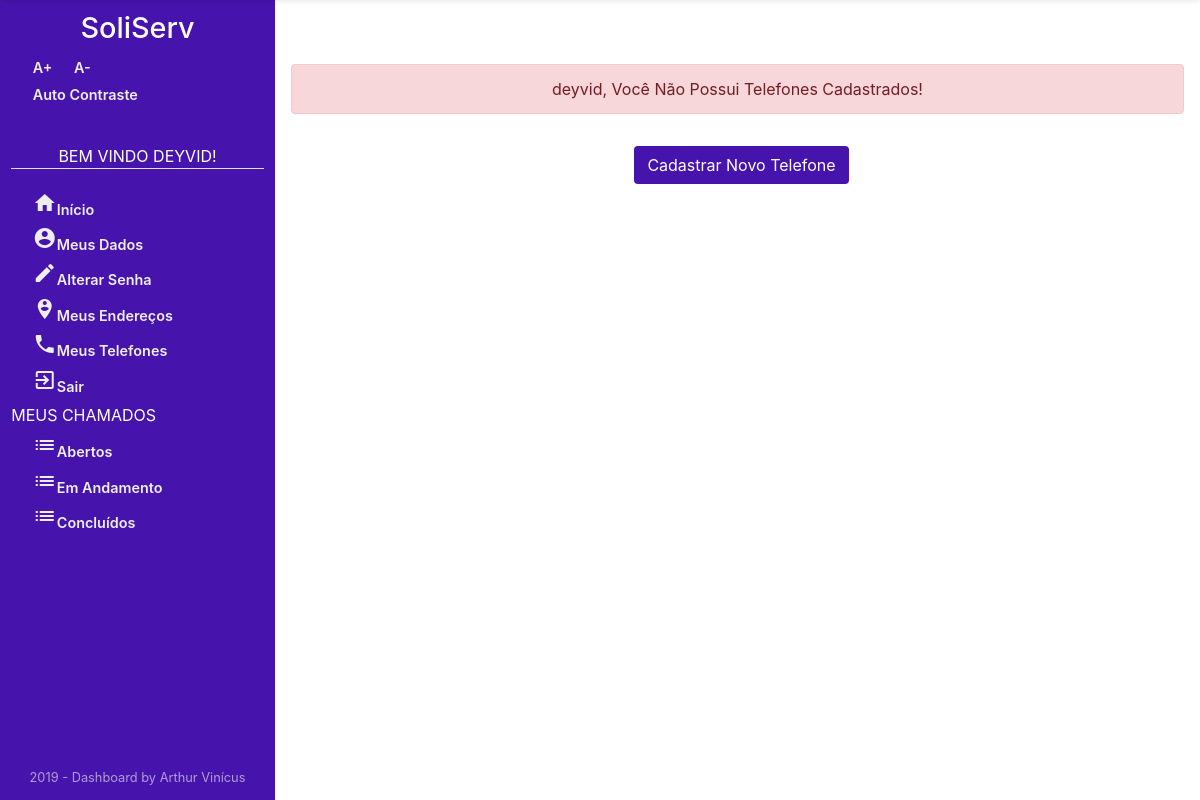
Before: /Usuario/meusTelefones/ (signed in) with the older database file.
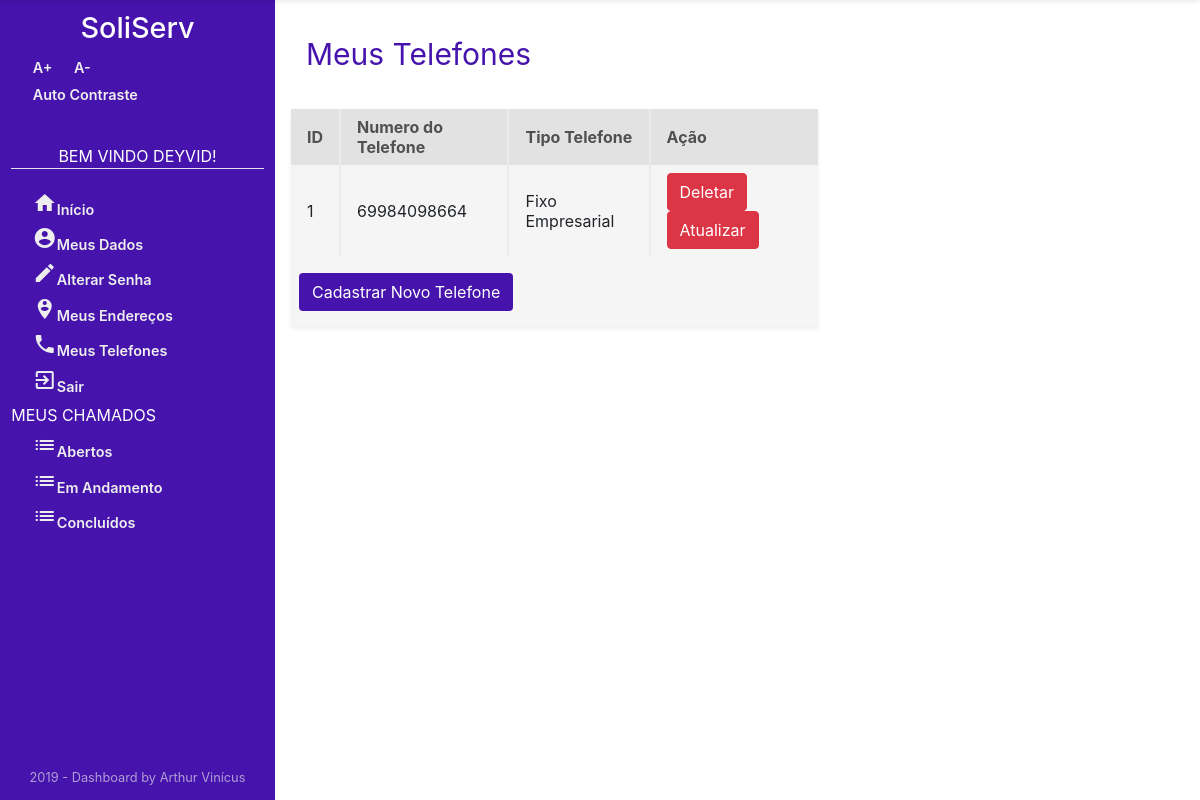
After: the same page with the newer database file.
### Usuario/models.py (models this page shows, shortened)
class Telefone(models.Model):
    numero = models.CharField('NÚMERO', max_length=11)
    idTipoTelefone = models.ForeignKey(
        TipoTelefone, on_delete=models.CASCADE, verbose_name="TIPO TELEFONE")
    idPessoa = models.ForeignKey(
        User, on_delete=models.CASCADE, verbose_name="PESSOA")
    class Meta:
        verbose_name = "Telefone"
        verbose_name_plural = "Telefones"

class TipoTelefone(models.Model):
    descricao = models.CharField('TIPO TELEFONE', max_length=20)
    class Meta:
        verbose_name = "TipoTelefone"
        verbose_name_plural = "TipoTelefones"

### Usuario/views.py (the view)
# urls.py: path('meusTelefones/', views.TelefonesList, name='listaTelefones'),
def TelefonesList(request):
    telefones_list = Telefone.objects.filter(idPessoa_id=request.user.id)
    context = {'telefones_list': telefones_list}
    if not request.user.is_authenticated:
        return render(request, 'Usuario/acessoNegado.html')
    else:
        return render(request, 'Usuario/telefonesList.html', context)

### Usuario/templates/Usuario/telefonesList.html (shortened to what this page needs)
{% extends "sistemaDeGestaoDeServicosPublicos/index1.html" %}
{% block centro %}
{% if user.is_authenticated %}
{% if telefones_list %}
<div class="mt-3 container ">
    <p style="color: #4613ac; font-size: 30px;">Meus Telefones</p>
</div>
<div class="section-2">
    <div class="mt-3 mb-3 table-holder rounded shadow-sm">
        <table>
            <tr>
                <th>ID</th>
                <th>Numero do Telefone</th>
                <th>Tipo Telefone</th>
                <th>Ação</th>
            </tr>
            {% for telefone in telefones_list %}
            <tr>
                <td>{{telefone.id}}</td>
                <td>{{telefone.numero}}</td>
                <td>{{telefone.idTipoTelefone.descricao}}</td>
                <td>
                    <a class="btn btn-danger" href="{% url 'telefone_deletar' telefone.id %}" title="Excluir Telefone">
                        Deletar</a>
                    <a class="btn btn-danger" href="{% url 'telefone_atualizar' telefone.id %}"
                        title="Atualizar Telefone">Atualizar</a>
                </td>
            </tr>
            {% endfor %}
        </table>
        <a class="btn  ml-2 mb-3 mt-3" style="background-color: #4613ac; color: white;" href="{% url 'cadastroTelefone' %}" title="Cadastrar Telefone">Cadastrar
            Novo Telefone</a>
    </div>
    {% else %}
    <div class="text-center">
        <div class="alert alert-danger mt-5">
            {{ user.first_name }}, Você Não Possui Telefones Cadastrados!
        </div>
        <a class="btn  ml-2 mb-3 mt-3" style="background-color: #4613ac; color: white;" href="{% url 'cadastroTelefone' %}" title="Cadastrar Telefone">Cadastrar
            Novo Telefone</a>
    </div>
    {% endif %}
    {% endif %}
    {% endblock %}

### templates/sistemaDeGestaoDeServicosPublicos/index1.html (shortened to what this page needs)
<!DOCTYPE html>
<html lang="pt-br">
{% load staticfiles %}
<head>
    <link rel="stylesheet" href="https://stackpath.bootstrapcdn.com/bootstrap/4.3.1/css/bootstrap.min.css">
    <link href="https://unpkg.com/material-components-web@latest/dist/material-components-web.min.css" rel="stylesheet">
    <link rel="stylesheet" href="{% static 'css/dashboard-itens.css' %}">
    <link rel="stylesheet" href="{% static 'css/style.css' %}">
    <link rel="stylesheet" href="{% static 'css/zocial.css' %}">
</head>
<body class="acessibilidade" onresize="verificaSide()">
    <main class="main">
        <div class="sidebar shadow-sm" id="sidebar">
            <h1>SoliServ</h1>
            <div class="AcessibilidadeFontes">
                <a onClick="fonte('a');" title="Aumentar Tamanho da Fonte" href="#">A+</a>
                <a onClick="fonte('d');" title="Diminuir Tamanho da Fonte" href="#">A-</a>
            </div>
            {% if user.is_authenticated %}
            <a href="#altocontraste" id="altocontraste" accesskey="3" title="Auto Contraste" onclick="window.toggleContrast()" onkeydown="window.toggleContrast()">Auto
                Contraste</a> {% else %}
            <a class="border-bottom" href="#altocontraste" id="altocontraste" accesskey="3" title="Auto Contraste" onclick="window.toggleContrast()" onkeydown="window.toggleContrast()">Auto
                Contraste</a> {% endif %} {% if user.is_authenticated %}
            <nav>
                <p class="border-bottom text-center naoMostrarMouse">Bem Vindo {{ user.first_name }}!</p>
                <a href="{% url 'index' %}" title="Página Inicial"><i class="material-icons mt-3">home</i>Início</a>
                <a href="{% url 'meusDados' %}" title="Meus Dados"><i class="material-icons"> account_circle</i>Meus Dados</a>
                <a href="{% url 'password_change' %}" title="Alterar Minha Senha"><i
                        class="material-icons">edit</i>Alterar Senha</a>
                <a href="{% url 'listaEnderecos' %}" title="Meus Endereços"><i class="material-icons">person_pin_circle</i>Meus Endereços</a>
                <a href="{% url 'listaTelefones' %}" title="Meus Telefones"><i class="material-icons">phone</i>Meus Telefones</a>
                <a href="{% url 'logout' %}" title="Log-out"><i class="material-icons">exit_to_app</i>Sair</a>
                <p class="naoMostrarMouse">Meus Chamados</p>
                <a href="/" title="Chamados Em Aberto"><i class="material-icons">list</i>Abertos</a>
                <a href="/" title="Chamados Em Andamento "><i class="material-icons">list</i>Em Andamento</a>
                <a href="/" title="Chamados Concluídos"><i class="material-icons">list</i>Concluídos</a>
            </nav>
            {% endif %}
            <p class="credit m-0">2019 - Dashboard by Arthur Vinícus</p>
        </div>
        <div class="content d-flex flex-column" id="content">
            <div >
                {% block centro%} {% endblock %}
            </div>
        </div>
    </main>
</body>
</html>

Changed rows visible on the page:
added Telefone: id "1", numero "69984098664", idTipoTelefone.descricao "Fixo Empresarial"
Other visible differences:
{{ user.first_name }}: "deyvid" → (not shown)
text no longer shown: ", Você Não Possui Telefones Cadastrados!"
text now shown: "Meus Telefones ID Numero do Telefone Tipo Telefone Ação"
